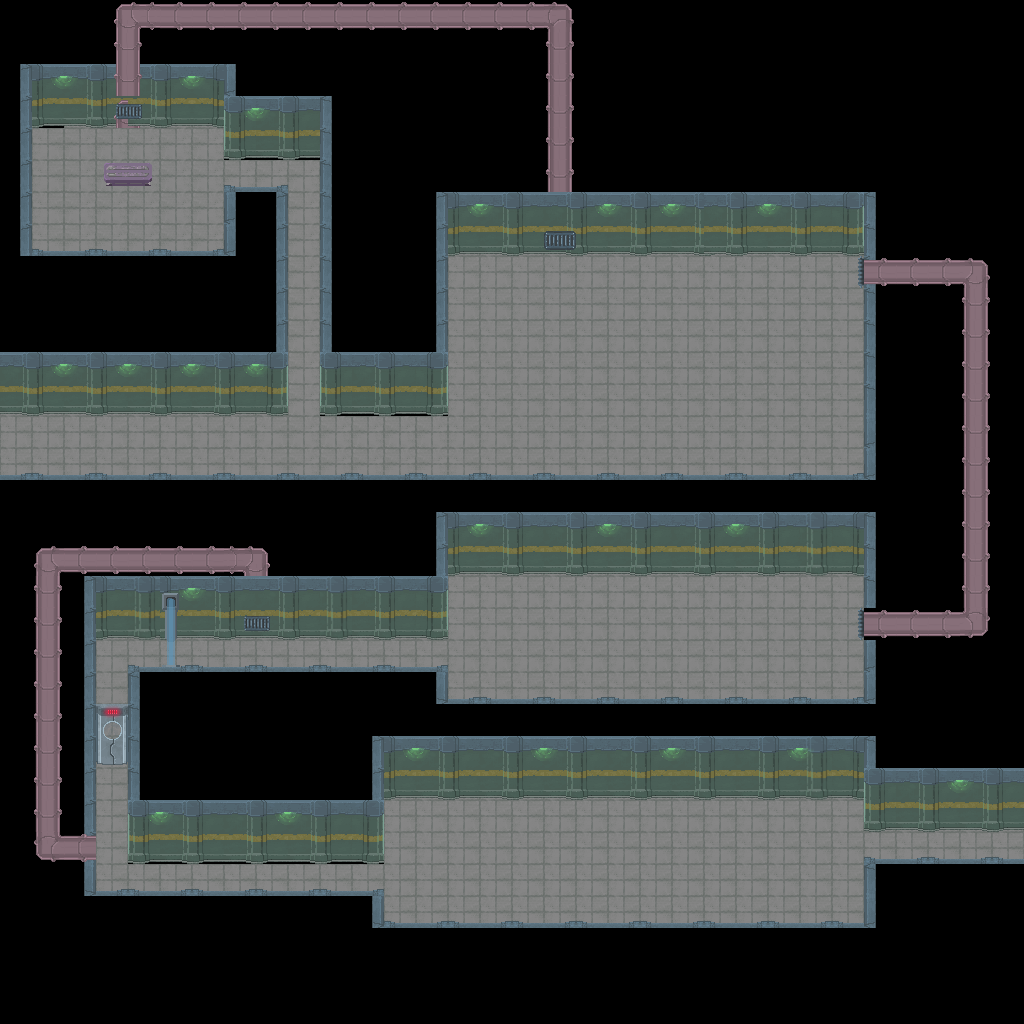

Below is a game level as drawn by its tile map, then a one-line description and the .tmx that defines it (tile-layer data replaced by summaries):
An orthogonal 32x32 tile map with 32x32 px tiles, 5 tile layers (Floor, Walls, Vents, Doors, ...) and 18 objects (3x 3, 3x 1, 3x 2, Respawn, Invisibility cloak, ...).

<map version="1.5" tiledversion="1.6.0" orientation="orthogonal" renderorder="right-down" width="32" height="32" tilewidth="32" tileheight="32" infinite="0" nextlayerid="7" nextobjectid="23">
 <tileset firstgid="1" source="tutorial.tsx" />
 <layer id="2" name="Floor" width="32" height="32">
  <data>[1024 cells, 367 non-empty, 1 distinct tile ids]</data>
 </layer>
 <layer id="1" name="Walls" width="32" height="32">
  <data>[1024 cells, 212 non-empty, 8 distinct tile ids]</data>
 </layer>
 <layer id="6" name="Vents" width="32" height="32">
  <data>[1024 cells, 61 non-empty, 7 distinct tile ids]</data>
 </layer>
 <layer id="3" name="Doors" width="32" height="32">
  <data>[1024 cells, 2 non-empty, 2 distinct tile ids]</data>
 </layer>
 <layer id="4" name="Objects" width="32" height="32">
  <data>[1024 cells, 23 non-empty, 2 distinct tile ids]</data>
 </layer>
 <objectgroup id="5" name="Events">
  <object id="1" name="Respawn" x="16.6931" y="430.442">
   <point />
  </object>
  <object id="2" name="Invisibility cloak" x="127.583" y="169.315">
   <point />
  </object>
  <object id="3" name="VentIn" type="3" x="257.55" y="618.836">
   <point />
  </object>
  <object id="5" name="VentOut" type="3" x="109.697" y="850.154">
   <point />
  </object>
  <object id="6" name="Vent In" type="1" x="126.39" y="122.813">
   <point />
  </object>
  <object id="7" name="VentOut" type="1" x="561.602" y="263.512">
   <point />
  </object>
  <object id="8" name="VentIn" type="2" x="844.192" y="273.051">
   <point />
  </object>
  <object id="9" name="VentOut " type="2" x="850.154" y="628.374">
   <point />
  </object>
  <object id="11" name="Exit   " x="1012.31" y="834.653">
   <point />
  </object>
  <object id="13" name="path" type="1" x="496.022" y="280.205" width="317.168" height="39.3479" />
  <object id="14" name="path" type="2" x="507.946" y="345.785" width="166.98" height="50.0792" />
  <object id="16" name="path" type="3" x="307.629" y="429.25" width="522.254" height="33.3861" />
  <object id="17" name="path" type="4" x="490.061" y="592.604" width="308.822" height="21.4625" />
  <object id="18" name="path" type="5" x="479.329" y="634.336" width="325.515" height="17.8854" />
  <object id="19" name="path" type="6" x="496.389" y="665.076" width="325.515" height="23.8472" />
  <object id="20" name="path" type="7" x="398.249" y="815.575" width="429.25" height="20.2701" />
  <object id="21" name="path" type="8" x="410.172" y="857.308" width="422.096" height="14.3083" />
  <object id="22" name="path" type="9" x="419.711" y="890.694" width="416.134" height="20.2701" />
 </objectgroup>
</map>
